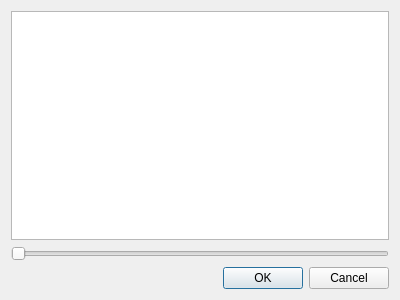
<?xml version="1.0" encoding="UTF-8"?>
<ui version="4.0">
 <class>BinariseDialog</class>
 <widget class="QDialog" name="BinariseDialog">
  <property name="geometry">
   <rect>
    <x>0</x>
    <y>0</y>
    <width>400</width>
    <height>300</height>
   </rect>
  </property>
  <property name="windowTitle">
   <string>Dialog</string>
  </property>
  <layout class="QVBoxLayout" name="verticalLayout">
   <item>
    <widget class="QGraphicsView" name="graphicsView"/>
   </item>
   <item>
    <widget class="QSlider" name="horizontalSlider">
     <property name="maximum">
      <number>255</number>
     </property>
     <property name="orientation">
      <enum>Qt::Horizontal</enum>
     </property>
    </widget>
   </item>
   <item>
    <widget class="QDialogButtonBox" name="buttonBox">
     <property name="orientation">
      <enum>Qt::Horizontal</enum>
     </property>
     <property name="standardButtons">
      <set>QDialogButtonBox::Cancel|QDialogButtonBox::Ok</set>
     </property>
    </widget>
   </item>
  </layout>
 </widget>
 <resources/>
 <connections>
  <connection>
   <sender>buttonBox</sender>
   <signal>accepted()</signal>
   <receiver>BinariseDialog</receiver>
   <slot>accept()</slot>
   <hints>
    <hint type="sourcelabel">
     <x>248</x>
     <y>254</y>
    </hint>
    <hint type="destinationlabel">
     <x>157</x>
     <y>274</y>
    </hint>
   </hints>
  </connection>
  <connection>
   <sender>buttonBox</sender>
   <signal>rejected()</signal>
   <receiver>BinariseDialog</receiver>
   <slot>reject()</slot>
   <hints>
    <hint type="sourcelabel">
     <x>316</x>
     <y>260</y>
    </hint>
    <hint type="destinationlabel">
     <x>286</x>
     <y>274</y>
    </hint>
   </hints>
  </connection>
 </connections>
</ui>
